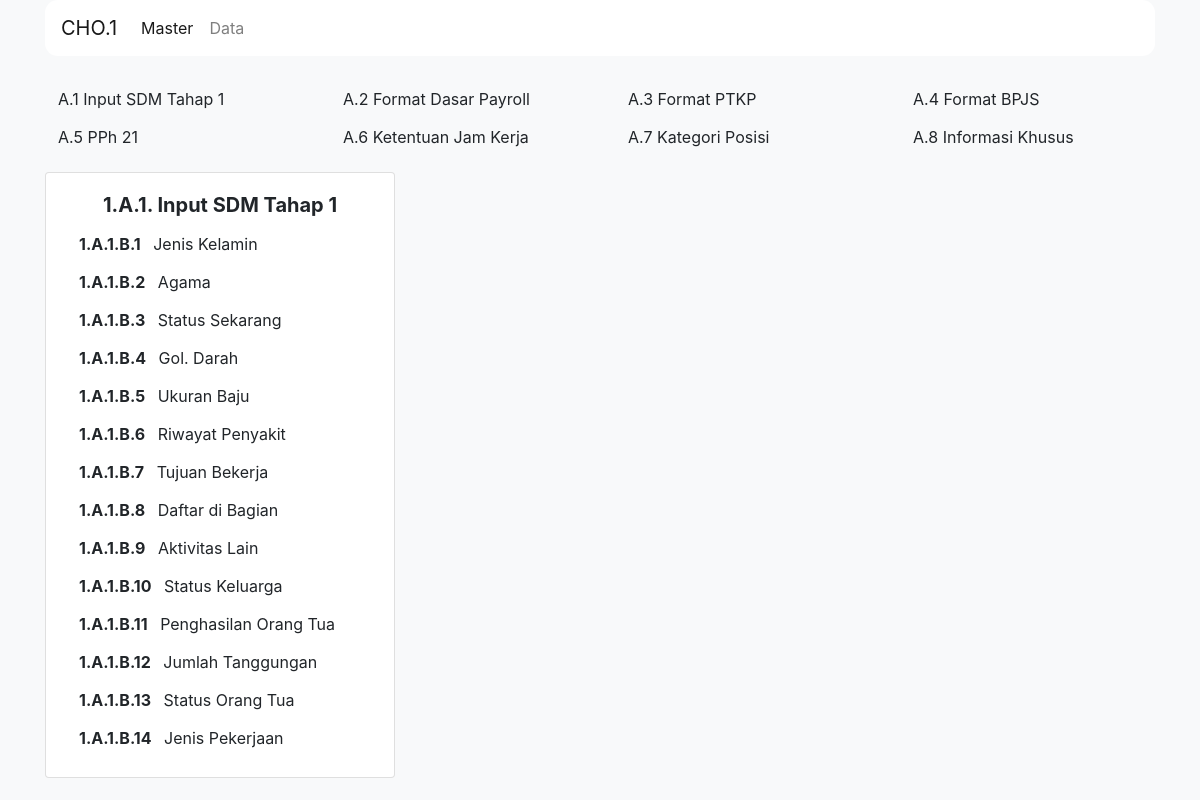
Screenshot of /index.php/page/a1 with the database file from the repository.
### tables this page shows
CREATE TABLE `menu` (
  `id_menu` int(11) NOT NULL AUTO_INCREMENT,
  `kode` varchar(20) DEFAULT NULL,
  `nama_menu` varchar(40) DEFAULT NULL,
  PRIMARY KEY (`id_menu`)
);

CREATE TABLE `sub_menu` (
  `id_sub_menu` int(11) NOT NULL AUTO_INCREMENT,
  `id_menu` varchar(20) DEFAULT NULL,
  `kode` varchar(20) DEFAULT NULL,
  `nama_sub_menu` varchar(40) DEFAULT NULL,
  PRIMARY KEY (`id_sub_menu`)
);

### application/controllers/Page.php (called while the page is built, shortened)
<?php
class Page extends CI_Controller {
	public function a1()
	{
		$sub = $this->input->get('sub') == true ? $this->input->get('sub') : false;
		$data['title'] = $this->db->get_where('menu', ['kode' => $this->uri->segment(2)])->row()->nama_menu;
		$data['menu'] = $this->db->get('menu')->result();
		$data['sub'] = $sub;
		$data['submenu'] = $this->db->get_where('sub_menu', ['id_menu' => $this->uri->segment(2)])->result();
		$data['versi'] = $this->rversi_model->get_data($sub);
		$this->load->view('template/top', $data);
		$this->load->view('template/bottom');
	}
}

### index.php (called while the page is built, shortened)
<?php
require_once BASEPATH.'core/CodeIgniter.php';

### application/views/template/top.php (the view, shortened to what this page needs)
<?php
function titik($str)
{
    $string = '';
	for ($i=0; $i < strlen($str); $i++) {
		$titik = '.';
		$string .= $str[$i].$titik;
	}
    return strtoupper(substr($string, 0, 6));
}
?>
<!DOCTYPE html>
<html lang="en">
<head>
    <link rel="stylesheet" href="<?= base_url('assets/css/bootstrap.min.css') ?>">
    <link rel="stylesheet" href="<?= base_url('assets/css/style.css') ?>">
    <link rel="stylesheet" href="<?= base_url('assets/css/all.min.css') ?>">
    <link rel="stylesheet" href="<?= base_url('assets/css/toastr.min.css') ?>">
</head>
<body class="bg-light">
    <div class="container">
        <nav class="navbar navbar-expand-lg navbar-light bg-white" style="border-radius: 0.8rem;">
            <a class="navbar-brand" href="#">CHO.1</a>
            <div class="collapse navbar-collapse" id="navbarSupportedContent">
                <ul class="navbar-nav mr-auto">
                <li class="nav-item active">
                    <a class="nav-link" href="<?= base_url('/') ?>">Master</a>
                </li>
                <li class="nav-item">
                    <a class="nav-link" href="<?= base_url('/data') ?>">Data</a>
                </li>
                </ul>
            </div>
        </nav>
        <div class="row mb-3 mt-4">
            <?php $no=1; foreach($menu as $mn) : ?>
            <div class="col-lg-3 col-md-3 col-4">
                <a href="<?= base_url('page/'.$mn->kode) ?>" class="btn btn-menu <?= $this->uri->segment(2) == $mn->kode ? 'active' : '' ?>">A.<?= $no++.' '.$mn->nama_menu ?></a>
            </div>
            <?php endforeach; ?>
        </div>
        <div class="row">
            <div class="col-4">
                <div class="card mb-3">
                    <div class="card-body">
                        <h5 class="title text-center font-weight-bold">1.A.<?= substr($this->uri->segment(2), 1, 2).'. '.$title ?></h5>
                        <?php $nom=1; foreach($submenu as $sm) : ?>
                            <a href="<?= current_url().'?sub='.$sm->id_menu.'b'.$nom ?>" class="btn btn-submenu <?= $sub == $sm->kode ? 'active' : false ?>"><b class="mr-2">1.<?= titik($sm->kode).$nom ?></b> <?= $sm->nama_sub_menu ?></a>
                        <?php $nom++ ?>
                        <?php endforeach; ?>
                    </div>
                </div>
            </div>
            <div class="col-8">

### application/views/template/bottom.php (shortened to what this page needs)
            </div>
        </div>
    </div>
</body>
</html>

### rows the page displays
menu: nama_menu "Input SDM Tahap 1"
menu: nama_menu "Format Dasar Payroll"
menu: nama_menu "Format PTKP"
menu: nama_menu "Format BPJS"
menu: nama_menu "PPh 21"
menu: nama_menu "Ketentuan Jam Kerja"
menu: nama_menu "Kategori Posisi"
menu: nama_menu "Informasi Khusus"
sub_menu: kode "A.1.B.", nama_sub_menu "Jenis Kelamin"
sub_menu: kode "A.1.B.", nama_sub_menu "Agama"
sub_menu: kode "A.1.B.", nama_sub_menu "Status Sekarang"
sub_menu: kode "A.1.B.", nama_sub_menu "Gol. Darah"
sub_menu: kode "A.1.B.", nama_sub_menu "Ukuran Baju"
sub_menu: kode "A.1.B.", nama_sub_menu "Riwayat Penyakit"
sub_menu: kode "A.1.B.", nama_sub_menu "Tujuan Bekerja"
sub_menu: kode "A.1.B.", nama_sub_menu "Daftar di Bagian"
sub_menu: kode "A.1.B.", nama_sub_menu "Aktivitas Lain"
sub_menu: kode "A.1.B.", nama_sub_menu "Status Keluarga"
sub_menu: kode "A.1.B.", nama_sub_menu "Penghasilan Orang Tua"
sub_menu: kode "A.1.B.", nama_sub_menu "Jumlah Tanggungan"
sub_menu: kode "A.1.B.", nama_sub_menu "Status Orang Tua"
sub_menu: kode "A.1.B.", nama_sub_menu "Jenis Pekerjaan"

### other values shown
substr($this->uri->segment(2), 1, 2) "1"
$title "Input SDM Tahap 1"
